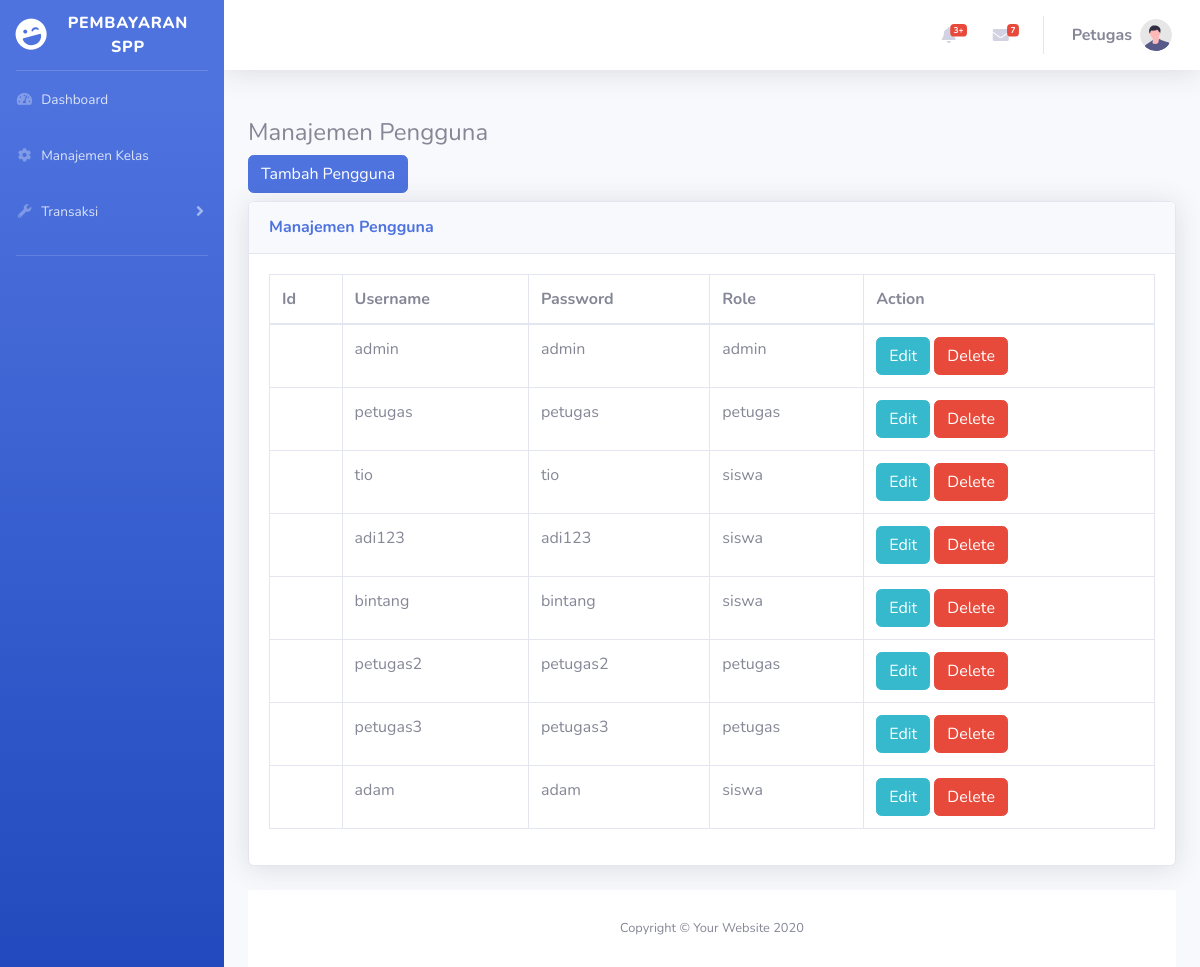
Screenshot of /public/admin_pengguna/index (signed in) with the database file from the repository.
### tables this page shows
CREATE TABLE `pengguna` (
  `id` int(11) NOT NULL,
  `username` varchar(25) NOT NULL,
  `password` varchar(128) NOT NULL,
  `role` enum('0','1','2') NOT NULL
);

### app/core/Controller.php (called while the page is built, shortened)
<?php
class Controller{
    public function view($view, $data=[]){
        require_once "../app/views/".$view.".php";
    }
    public function model($model){
        return new $model;
    }
}

### app/controllers/Admin_pengguna.php (called while the page is built, shortened)
<?php
class Admin_pengguna extends Controller{
    public function index(){
        $pengguna = $this->model('Pengguna_model')->getAllPengguna();
        $data = [
            'judul' => 'Pengguna',
            'pengguna' => $pengguna
        ];
        $this->view('templates/header',$data);
        $this->view('admin/admin_pengguna/index',$data);
        $this->view('templates/footer');
    }
}

### app/core/App.php (called while the page is built, shortened)
<?php
class App{
    private $method = 'index';
    private $params = [];
    public function __construct()
    {
        $url = $this->parseURL();
        if(file_exists('../app/controllers/'.$url[0].'.php')){
            unset($url[0]);
        }
        $this->controller = new $this->controller;
        if(isset($url[1])){
            $this->method = $url[1];
        }
        call_user_func_array([$this->controller, $this->method], $this->params);
    }
    public function parseURL(){
        if(isset($_GET['url'])){
            $url = rtrim($_GET['url'], '/');
            $url = filter_var($url, FILTER_SANITIZE_URL);
            $url = explode('/', $url);
            return $url;
        }
    }
}

### public/index.php (called while the page is built, shortened)
<?php
$app = new App;

### app/core/Database.php (called while the page is built, shortened)
<?php
class Database{
    protected $host = DB_HOST;
    protected $user = DB_USER;
    protected $pass = DB_PASS;
    protected $dbname = DB_NAME;
    protected $dbh;
    protected $stmt;
    public function __construct()
    {
        $dsn = "mysql:host=".$this->host.";dbname=".$this->dbname;
        $option = [
            PDO::ATTR_PERSISTENT => true,
            PDO::ATTR_ERRMODE => PDO::ERRMODE_EXCEPTION
        ];
        try {
            $this->dbh = new PDO($dsn, $this->user, $this->pass, $option);
        } catch (Exception $e) {
            die($e->getMessage());
        }
    }
    public function query($query){
        $this->stmt = $this->dbh->prepare($query);
    }
    public function execute(){
        $this->stmt->execute();
    }
    public function resultSet(){
        $this->execute();
        return $this->stmt->fetchAll(PDO::FETCH_ASSOC);
    }
}

### app/models/Pengguna_model.php (called while the page is built, shortened)
<?php
class Pengguna_model{
    protected $db ;
    public function __construct()
    {
        $this->db = new Database;
    }
    public function getAllPengguna(){
        $query = "SELECT * FROM pengguna";
        $this->db->query($query);
        return $this->db->resultSet();
    }
}

### app/views/admin/admin_pengguna/index.php (the view)
<div class="container">
    <h4 class="mt-5">
        Manajemen Pengguna
    </h4>
    <a href="<?= BASEURL ?>/admin_pengguna/tambah" class="btn btn-primary mb-2">Tambah Pengguna</a>
    <div class="row">
        <div class="col">
        <div class="card shadow mb-4">
            <div class="card-header py-3">
                <h6 class="m-0 font-weight-bold text-primary">Manajemen Pengguna</h6>
            </div>
            <div class="card-body">
                <div class="table-responsive">
                    <table class="table table-bordered" id="dataTable" width="100%" cellspacing="0">
                        <thead>
                            <tr>
                                <th>Id</th>
                                <th>Username</th>
                                <th>Password</th>
                                <th>Role</th>
                                <th>Action</th>
                            </tr>
                        </thead>
                        <tbody>
                            <?php foreach($data['pengguna'] as $pengguna): ?>
                            <tr>
                                <td></td>
                                <td><?= $pengguna['username']; ?></td>
                                <td><?= $pengguna['password']; ?></td>
                                <td>
                                    <?php
                                        if($pengguna['role'] == 0){
                                            echo "admin";
                                        }elseif ($pengguna['role'] == 1) {
                                            echo "petugas";
                                        }else {
                                            echo "siswa";
                                        }
                                    ?>
                                </td>
                                <td>
                                    <a href="<?= BASEURL ?>/admin_pengguna/edit/<?= $pengguna['id']; ?>" class="btn btn-info">Edit</a>
                                    <a href="<?= BASEURL ?>/admin_pengguna/delete/<?= $pengguna['id']; ?>" class="btn btn-danger">Delete</a>
                                </td>
                            </tr>
                            <?php endforeach; ?>
                        </tbody>
                    </table>
                </div>
            </div>
        </div>
    </div>
</div>

### app/views/templates/header.php (shortened to what this page needs)
<!DOCTYPE html>
<html lang="en">
<head>
    <link href="<?= BASEURL ?>/vendor/fontawesome-free/css/all.min.css" rel="stylesheet" type="text/css">
    <link href="<?= BASEURL ?>/css/sb-admin-2.min.css" rel="stylesheet">
</head>
<body id="page-top">
    <div id="wrapper">
        <ul class="navbar-nav bg-gradient-primary sidebar sidebar-dark accordion" id="accordionSidebar">
            <a class="sidebar-brand d-flex align-items-center justify-content-center" href="index.html">
                <div class="sidebar-brand-icon rotate-n-15">
                    <i class="fas fa-laugh-wink"></i>
                </div>
                <div class="sidebar-brand-text mx-3">Pembayaran SPP</div>
            </a>
            <hr class="sidebar-divider my-0">
            <li class="nav-item">
                <a class="nav-link" href="<?= ($_SESSION['role'] == 2) ? BASEURL : '/pembayaran_spp2/public/admin/index' ; ?>">
                    <i class="fas fa-fw fa-tachometer-alt"></i>
                    <span>Dashboard</span></a>
            </li>
            <div class="petugas <?= ($_SESSION['role'] !== 1) ? 'd-none' : '' ; ?>">
                <li class="nav-item">
                    <a class="nav-link collapsed" href="<?= BASEURL ?>/admin_kelas/index">
                        <i class="fas fa-fw fa-cog"></i>
                        <span>Manajemen Kelas</span>
                    </a>
                </li>
                 <li class="nav-item">
                    <a class="nav-link collapsed" href="#" data-toggle="collapse" data-target="#collapseUtilities"
                        aria-expanded="true" aria-controls="collapseUtilities">
                        <i class="fas fa-fw fa-wrench"></i>
                        <span>Transaksi</span>
                    </a>
                </li>
            </div>
            <hr class="sidebar-divider">
        </ul>
        <div id="content-wrapper" class="d-flex flex-column">
            <div id="content">
                <nav class="navbar navbar-expand navbar-light bg-white topbar mb-4 static-top shadow">
                    <ul class="navbar-nav ml-auto">
                        <li class="nav-item dropdown no-arrow mx-1">
                            <a class="nav-link dropdown-toggle" href="#" id="alertsDropdown" role="button"
                                data-toggle="dropdown" aria-haspopup="true" aria-expanded="false">
                                <i class="fas fa-bell fa-fw"></i>
                                <span class="badge badge-danger badge-counter">3+</span>
                            </a>
                        </li>
                        <li class="nav-item dropdown no-arrow mx-1">
                            <a class="nav-link dropdown-toggle" href="#" id="messagesDropdown" role="button"
                                data-toggle="dropdown" aria-haspopup="true" aria-expanded="false">
                                <i class="fas fa-envelope fa-fw"></i>
                                <span class="badge badge-danger badge-counter">7</span>
                            </a>
                        </li>
                        <li class="nav-item dropdown no-arrow">
                            <a class="nav-link dropdown-toggle" href="#" id="userDropdown" role="button"
                                data-toggle="dropdown" aria-haspopup="true" aria-expanded="false">
                                <span class="mr-2 d-none d-lg-inline text-gray-600 font-weight-bold">
                                    <?php if($_SESSION['role']== 0) :?>
                                        Admin
                                    <?php elseif($_SESSION['role'] == 1): ?>
                                        Petugas
                                    <?php else: ?>
                                        Siswa
                                    <?php endif; ?>
                                </span>
                                <img class="img-profile rounded-circle"
                                    src="img/undraw_profile.svg">
                            </a>
                        </li>
                    </ul>
                </nav>

### app/views/templates/footer.php (shortened to what this page needs)
<footer class="sticky-footer bg-white">
                <div class="container my-auto">
                    <div class="copyright text-center my-auto">
                        <span>Copyright &copy; Your Website 2020</span>
                    </div>
                </div>
            </footer>
        </div>
    </div>
</body>
</html>

### rows the page displays
pengguna: username "admin", password "admin", role "admin"
pengguna: username "petugas", password "petugas", role "petugas"
pengguna: username "tio", password "tio", role "siswa"
pengguna: username "adi123", password "adi123", role "siswa"
pengguna: username "bintang", password "bintang", role "siswa"
pengguna: username "petugas2", password "petugas2", role "petugas"
pengguna: username "petugas3", password "petugas3", role "petugas"
pengguna: username "adam", password "adam", role "siswa"
